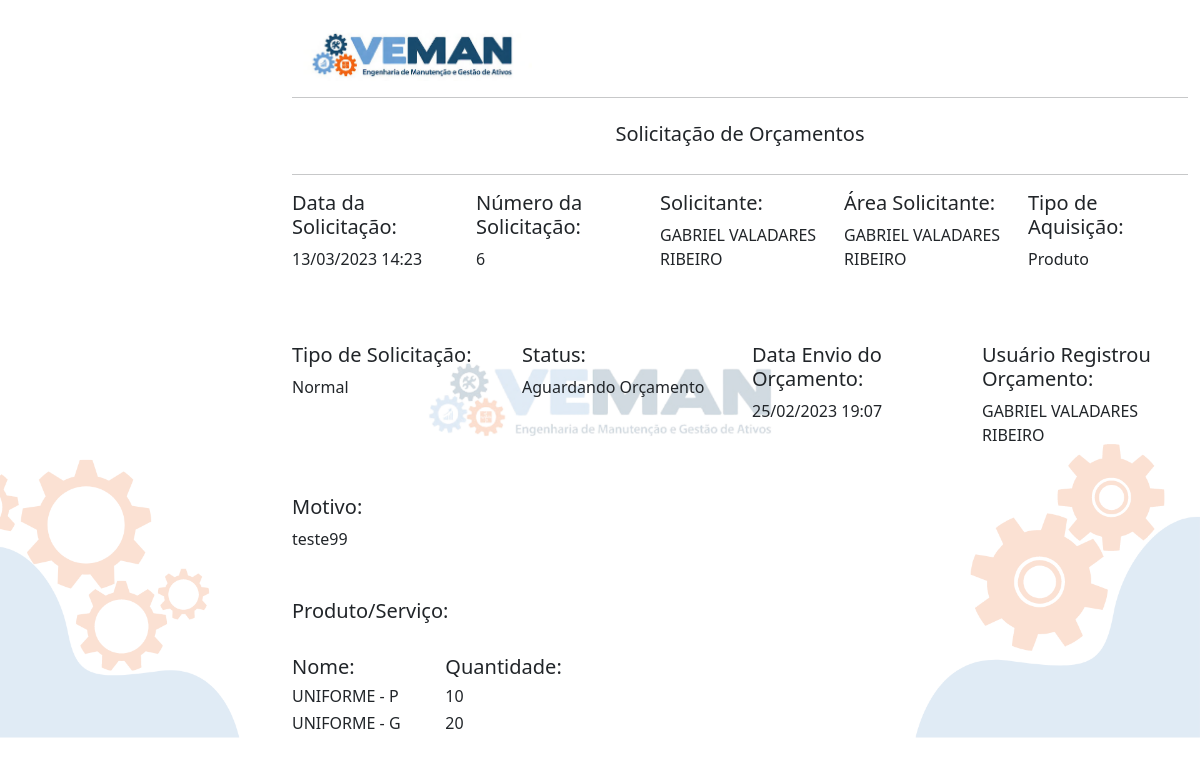
The app's page /visualizar_solicitacao_orcamento/6 with its own data.
### vemango/models.py (models this page shows)
class Solicitar_Orcamento(database.Model):
    id = database.Column(database.Integer, primary_key=True)
    datasolicitacao = database.Column(database.String, nullable=False)
    solicitante = database.Column(database.String, nullable=False)
    tipo_aquisicao = database.Column(database.String, nullable=False)
    tipo_solicitacao = database.Column(database.String, nullable=False)
    motivo = database.Column(database.String, nullable=False)
    area = database.Column(database.String, nullable=False)
    planilha = database.Column(database.String, nullable=False, default='Nome do Arquivo')
    datahora_envio_orcamento = database.Column(database.String, nullable=False, default='')
    usuario_envio_orcamento = database.Column(database.String, nullable=False, default='')
    status = database.Column(database.String, nullable=False, default='Aguardando Orçamento')

### vemango/routes.py (the view)
@app.route('/visualizar_solicitacao_orcamento/<solicitacao_id>', methods=['GET', 'POST'])
def visualizar_solicitacao_orcamento(solicitacao_id):
    solicitacao = Solicitar_Orcamento.query.get(solicitacao_id)
    data_atual = datetime.now()
    data_atual_formatada = data_atual.strftime('%d/%m/%Y %H:%M')
    return render_template('visualizar_solicitacao_orcamento.html',solicitacao=solicitacao, data_atual_formatada=data_atual_formatada)

### vemango/templates/visualizar_solicitacao_orcamento.html (shortened to what this page needs)
<!DOCTYPE html>
<html lang="pt-br">
<head>
    <link href="https://cdn.jsdelivr.net/npm/bootstrap@5.0.0-beta1/dist/css/bootstrap.min.css" rel="stylesheet">
    <link rel="stylesheet" type="text/css" href="{{ url_for('static', filename='main.css') }}">
</head>
<body>
    <div class="container">
        <div class="row">
            <div class="col">
                 <img src="{{ url_for('static', filename='foto_veman/Veman.png') }} " class="rounded" width="240">
            </div>
            <div class="col-3">
            </div>
        </div>
        <hr>
        <div class="row">
            <div class="col g-2 p-1 mt-1  text-center">
                 <h5>Solicitação de Orçamentos </h5>
            </div>
        </div>
        <hr>
        <div class="row">
            <div class="col">
                 <h5>Data da Solicitação:</h5>
                    {{ solicitacao.datasolicitacao }}
            </div>
            <div class="col">
                 <h5>Número da Solicitação:</h5>
                    {{ solicitacao.id }}
            </div>
            <div class="col">
                 <h5>Solicitante:</h5>
                    {{ solicitacao.solicitante }}
            </div>
            <div class="col">
                 <h5>Área Solicitante:</h5>
                    {{ solicitacao.area }}
            </div>
            <div class="col">
                 <h5>Tipo de Aquisição:</h5>
                    {{ solicitacao.tipo_aquisicao }}
            </div>
        </div>
        <br><br><br>
        <div class="row">
            <div class="col">
                 <h5>Tipo de Solicitação:</h5>
                    {{ solicitacao.tipo_solicitacao }}
            </div>
            <div class="col">
                 <h5>Status:</h5>
                    {{ solicitacao.status }}
            </div>
            <div class="col">
                 <h5>Data Envio do Orçamento:</h5>
                    {{ solicitacao.datahora_envio_orcamento }}
            </div>
            <div class="col">
                 <h5>Usuário Registrou Orçamento:</h5>
                    {{ solicitacao.usuario_envio_orcamento }}
            </div>
        </div>
        <br><br>
        <div class="row">
            <div class="col">
                 <h5>Motivo:</h5>
                    {{ solicitacao.motivo }}
            </div>
        </div>
        <br><br>
        <div class="row">
            <div class="col">
                 <h5>Produto/Serviço:</h5>
            </div>
        </div>
        <br>
        <div class="row">
            <div class="col">
                 <h5>Nome:</h5>
                    <h6>UNIFORME - P</h6>
                    <h6>UNIFORME - G</h6>
            </div>
            <div class="col-10">
                 <h5>Quantidade:</h5>
                    <h6>10</h6>
                    <h6>20</h6>
            </div>
        </div>
    </div>
</body>
</html>

### vemango/static/main.css (style rules this page uses)
body { background: url("./foto_veman/backgroundd.png") no-repeat fixed center; background-size: 100%; padding-left: 280px; padding-top: 30px; }

### records on screen
Solicitar_Orcamento: datasolicitacao "13/03/2023 14:23", id "6", solicitante "GABRIEL VALADARES RIBEIRO", area "GABRIEL VALADARES RIBEIRO", tipo_aquisicao "Produto", tipo_solicitacao "Normal", status "Aguardando Orçamento", datahora_envio_orcamento "25/02/2023 19:07", usuario_envio_orcamento "GABRIEL VALADARES RIBEIRO", motivo "teste99"
